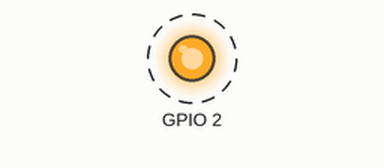
Recording of a sketch running on a simulated ESP8266 (NodeMCU). Shown: output pins drawn as LEDs (lit = HIGH). Dashed ring = blinking. WiFi joins after 1.5 s; servers stay silent unless stated; what the sketch prints to the serial monitor is not drawn.

Above: at 2.0 s.
Timing chart, 0 to 6.1 s (numbered marks = the images above):
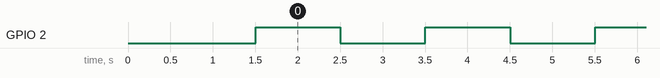

Measured:
- by itself, GPIO 2: alternates HIGH for 1.0 s and LOW for 1.0 s

The sketch:

blink.ino
```cpp
#include <ESP8266WiFi.h>          //ESP8266 Core WiFi Library (you most likely already have this in your sketch)

#include <DNSServer.h>            //Local DNS Server used for redirecting all requests to the configuration portal
#include <ESP8266WebServer.h>     //Local WebServer used to serve the configuration portal
#include <WiFiManager.h>

void setup() {
  // initialize digital pin 13 as an output.
  pinMode(2, OUTPUT);
   Serial.begin(9600);
   WiFiManager wifiManager;
wifiManager.autoConnect();


}

// the loop function runs over and over again forever
void loop() {
    Serial.print("Button is ");

  digitalWrite(2, HIGH);   // turn the LED on (HIGH is the voltage level)
  delay(1000);              // wait for a second
  digitalWrite(2, LOW);    // turn the LED off by making the voltage LOW
  delay(1000);              // wait for a second
}
```
